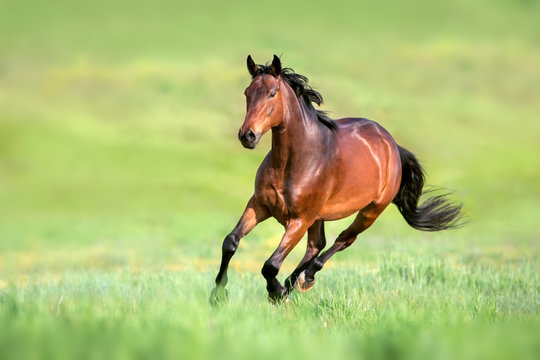
#> input picture data/horse.jpg, 540 x 360 px
$ python draw_ellipse.py
#> lines starting #> are read from the running program, lines starting #| are printed output that depends on the picture; after the words box and inside, x2 and y2 are one past the last pixel; in counts of white or black regions, pixels touching at a corner belong together
# FatheVision AI  code
import cv2


def draw_ellipse(img):
    """
    draw ellipse on the image

    Args:
        img: input image
    Returns:
        image with ellipse drawn
    """
    center_coordinates = (300, 190)
    axes_length = (180, 130)
    angle = 0
    start_angle = 0
    end_angle = 360
    color = (0, 0, 255)
    thickness = 5
    image = cv2.ellipse(img, center_coordinates, axes_length,
                        angle, start_angle, end_angle, color, thickness)
    return img


def main():
    image_path = "../data/horse.jpg"
    image = cv2.imread(image_path)
#> image is the input picture: shape (360, 540, 3); mean B, G, R 115, 190.9, 174.8
    image = draw_ellipse(image)
#> in draw_ellipse, `image = cv2.ellipse(img, center_coordinates, axes_length, angle, start..`:
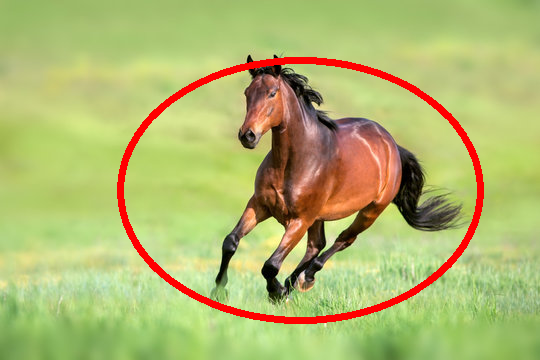
#> image: shape (360, 540, 3); 3.51% of pixels changed, all inside (x1, y1, x2, y2) = (117, 57, 484, 324)
    cv2.imshow("Image", image)
    cv2.waitKey(0)


if __name__ == "__main__":
    main()

$ run again, with data/document.jpg copied over data/horse.jpg
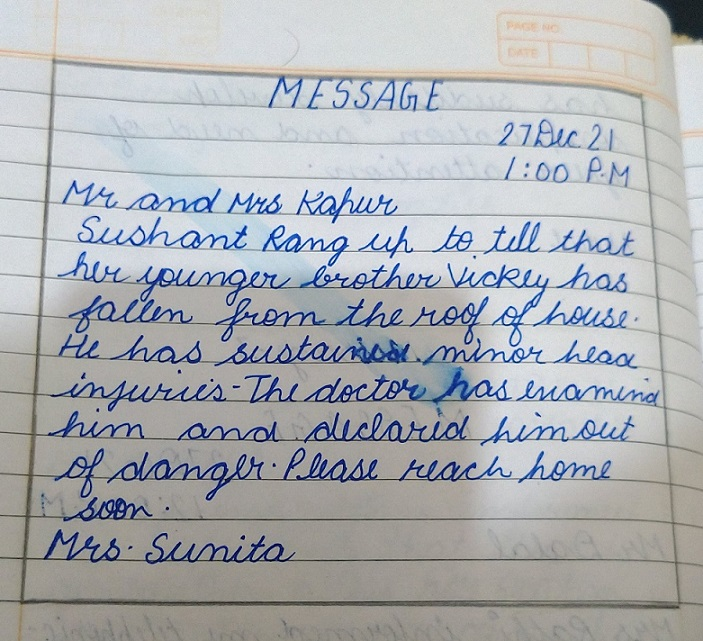
#> input picture data/document.jpg, 703 x 641 px
#> in main, image is the input picture: shape (641, 703, 3); mean B, G, R 180.4, 176.3, 173.1
#> in draw_ellipse, `image = cv2.ellipse(img, center_coordinates, axes_length, angle, start..`:
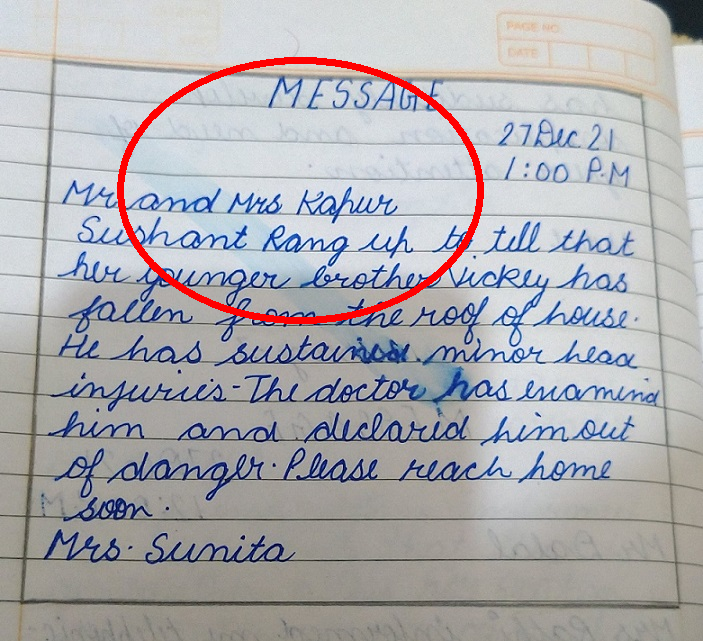
#> image: shape (641, 703, 3); 1.52% of pixels changed, all inside (x1, y1, x2, y2) = (117, 57, 484, 324)
